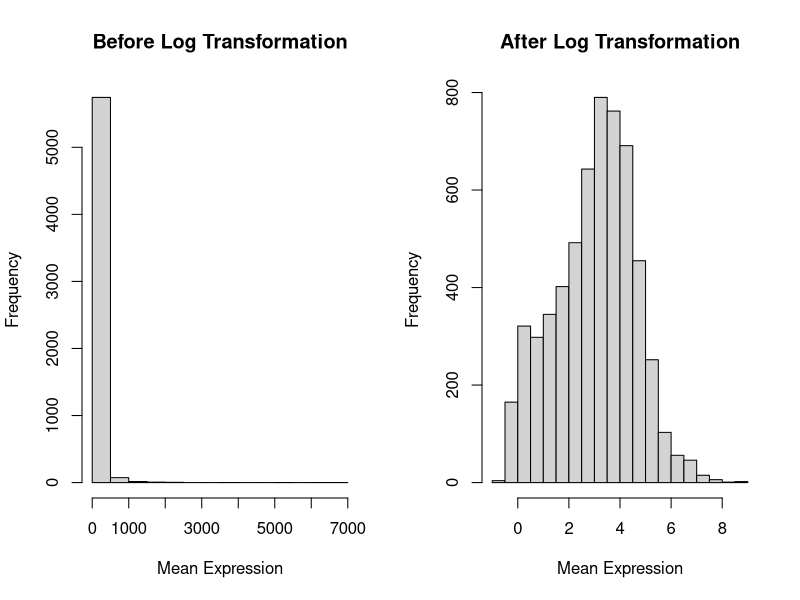
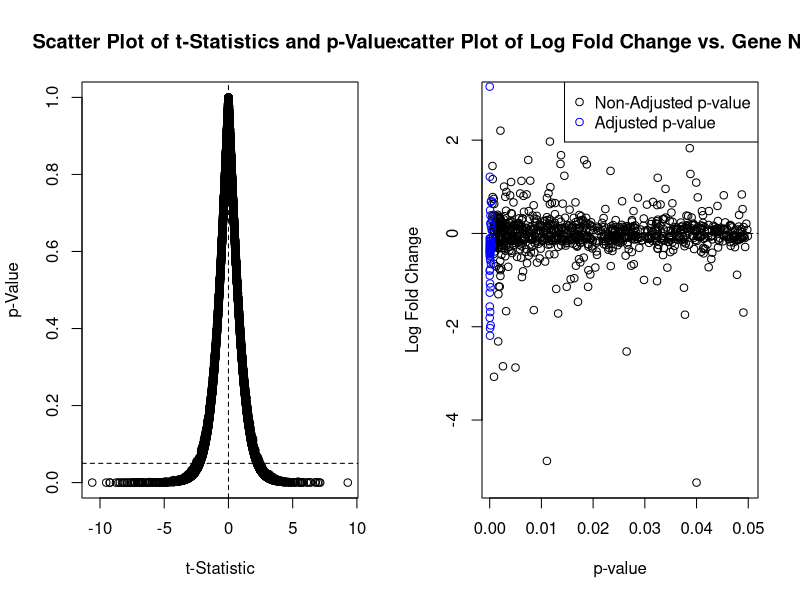

Generate these figures, in order, with R:
## ---- chunk 1
setwd("C:/coding-projects/adv-biostats/Assignment-3/")
pipefish <- read.table("pipefish_RNAseq_CPM.tsv", 
                        sep='\t', 
                        header=TRUE) 

pipefish <- pipefish[, !(names(pipefish) %in% c("blast_hit_description", "KEEG_ortholog_ID"))]

## ---- chunk 2
# Add 0.1 to eliminate zeros
pipefish_dat <- pipefish[, 2:ncol(pipefish)] + 0.1

# Log-transform the data
pipefish_log <- log(pipefish_dat[, 1:ncol(pipefish_dat)])

# Visualize the distribution of mean expression
# across genes before and after the transformation

par(mfrow = c(1, 2))
hist(rowMeans(pipefish_dat), 
    main = "Before Log Transformation", 
    xlab = "Mean Expression")
hist(rowMeans(pipefish_log), 
    main = "After Log Transformation", 
    xlab = "Mean Expression")

## ---- chunk 3
# Subset the data to include only columns starting with "p" or "N"

pipefish_p <- pipefish_log[, grepl("^P", names(pipefish_log))]
pipefish_n <- pipefish_log[, grepl("^N", names(pipefish_log))]


# Calculate the t-statistic for each row in pipefish_p and pipefish_n
t_stats <- numeric(nrow(pipefish_p))
p_val <- numeric(nrow(pipefish_p))
for (i in 1:nrow(pipefish_p)) {
    t_stats[i] <- t.test(pipefish_p[i,], pipefish_n[i,])$statistic
    p_val[i] <- t.test(pipefish_p[i,], pipefish_n[i,])$p.value
}
t_stats <- as.matrix(t_stats)
p_val <- as.matrix(p_val)

## ---- chunk 4
# Visualize the distribution of t-statistics and p-values
plot(t_stats, 
    p_val, 
    xlab = "t-Statistic", 
    ylab = "p-Value", 
    main = "Scatter Plot of t-Statistics and p-Values")
abline(v=0, lty=2)
abline(h=0.05, lty=2)

## ---- chunk 5
# Create a data frame with gene names, t-statistics, and p-values
results <- data.frame(t_stat = t_stats, 
                      p_val = p_val)

top_20 <- head(results[order(results$p_val),], 20)
print(top_20)
## ---- chunk 6

# Use p.adjust to adjust the p-values in the results dataframe 
# using the Benjamini-Hochberg method

results$padj <- p.adjust(results$p_val, method = "BH")

# Filter genes with an adjusted p-value below 0.05
adj_sig_genes <- results[results$padj < 0.05, ] # 2 genes
non_adj_sig_genes <- results[results$p_val < 0.05, ] # 35 genes

# Remove any genes that are in both non_adj_sig_genes and adj_sig_genes from non_adj_sig_genes
non_adj_sig_genes <- non_adj_sig_genes[!rownames(non_adj_sig_genes) %in% rownames(adj_sig_genes), ]

## ---- chunk 7
# MA plot 
# mean xexpresson x axis over all 12 samples
# y axis log fold change preg/non preg
# really looking for assymetry in the data

# Subset pipefish_log based on row numbers from non_adj_sig_genes
subset_pipefish_log <- pipefish_log[rownames(non_adj_sig_genes), ]
adj_subset_pipefish_log <- pipefish_log[rownames(adj_sig_genes), ]

# Calculate the mean expression for each gene
subset_pipefish_log$mean <- rowMeans(subset_pipefish_log)
adj_subset_pipefish_log$mean <- rowMeans(adj_subset_pipefish_log)

# Calculate the log fold change for each gene

sublog_p <- subset_pipefish_log[,grepl('^P', names(subset_pipefish_log))]
sublog_n <- subset_pipefish_log[,grepl('^N', names(subset_pipefish_log))]

adj_sublog_p <- adj_subset_pipefish_log[,grepl('^P', names(adj_subset_pipefish_log))]
adj_sublog_n <- adj_subset_pipefish_log[,grepl('^N', names(adj_subset_pipefish_log))]

p_mean <- rowMeans(sublog_p)
n_mean <- rowMeans(sublog_n)

adj_p_mean <- rowMeans(adj_sublog_p)
adj_n_mean <- rowMeans(adj_sublog_n)

log_change <- log2(p_mean) - log2(n_mean)
adj_log_change <- log2(adj_p_mean) - log2(adj_n_mean)

## ---- chunk 8
# Create a scatter plot of log fold change vs. gene names
# Remove rows in log_change that share any rownames with adj_sig_genes


plot(log_change ~ non_adj_sig_genes$p_val, 
    xlab = "p-value", 
    ylab = "Log Fold Change", 
    main = "Scatter Plot of Log Fold Change vs. Gene Names")

# Add adj_log_change and adj_sig_genes$p_val to the plot
points(adj_sig_genes$p_val, adj_log_change, col = "blue")

# Add a legend
legend("topright", legend = c("Non-Adjusted p-value", "Adjusted p-value"), 
       col = c("black", "blue"), pch = 1)
abline(h=0, lty=2)

